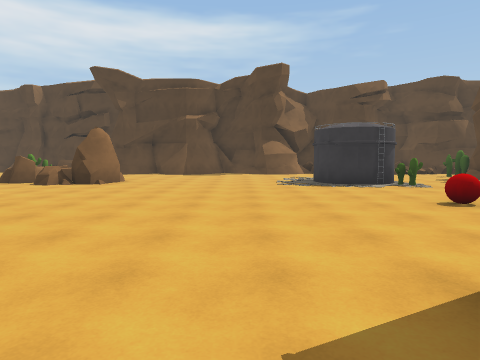
view 1 (above)

24 first-person views from a walk through a 3-D level made in the Unity game engine. The camera is 1.5 m above the floor, tilts 4° down and sees 75° across. The floor is counted in squares, 2 m on a side. Each view is taken from the middle of a square. On the plan, view 1 faces up. The plan holds only what a view shows up to about 10 squares ahead; the rest is blank. The place goes on beyond the plan. Some animated figures are left out.

view 2
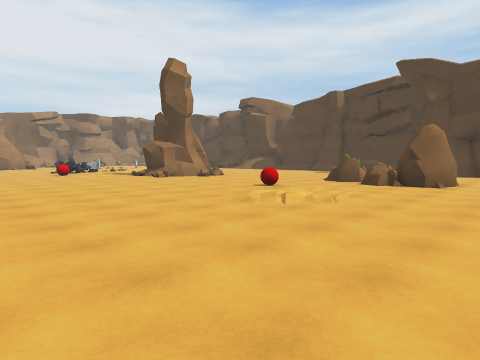

view 3
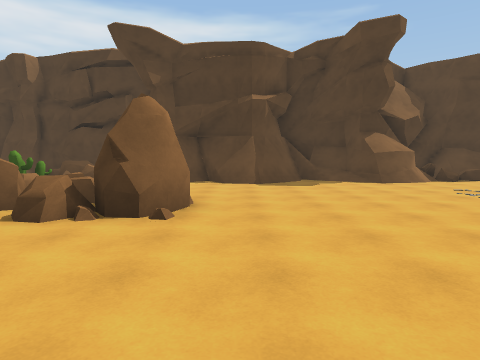

view 4
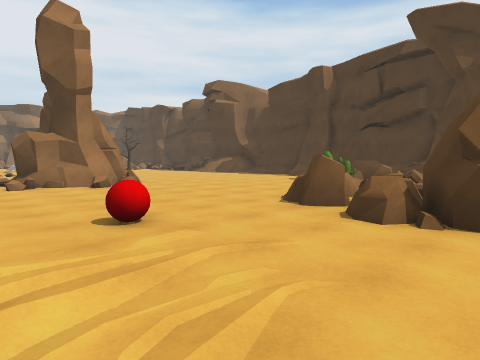

view 5
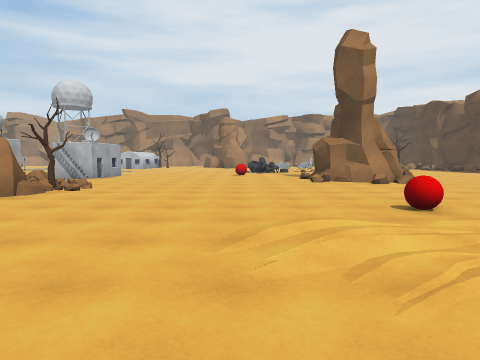

view 6
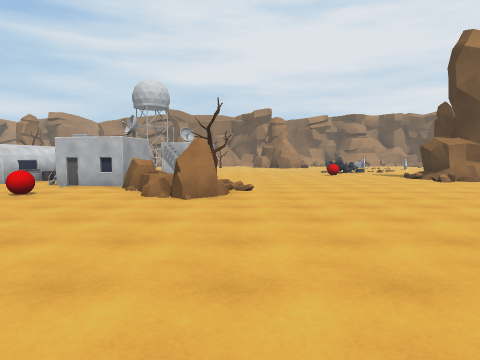

view 7
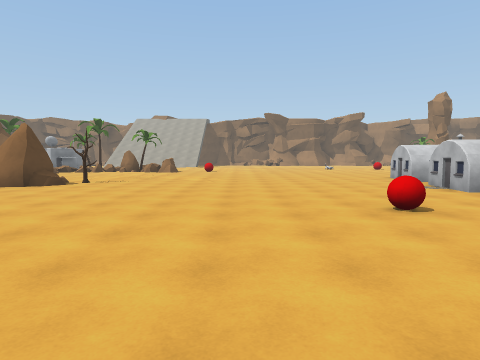

view 8
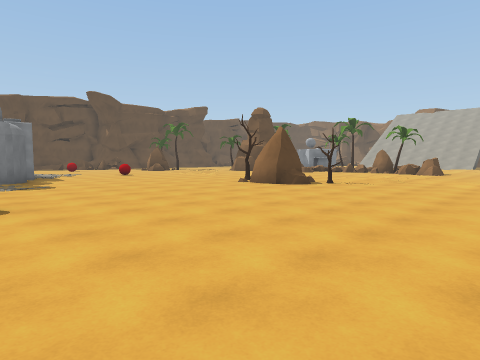

view 9
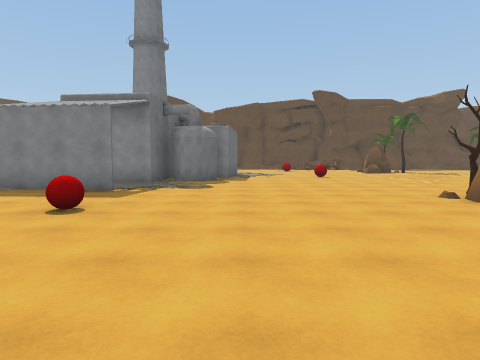

view 10
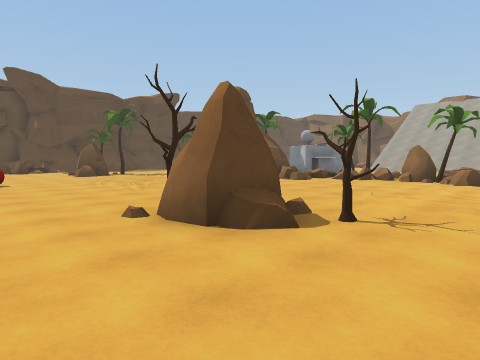

view 11
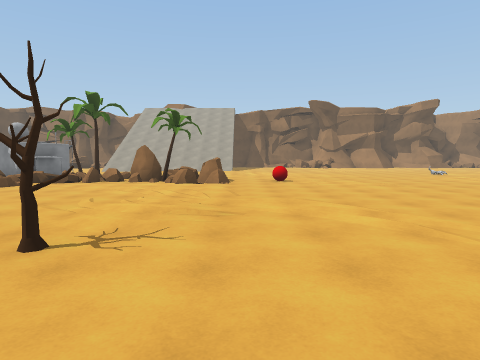

view 12
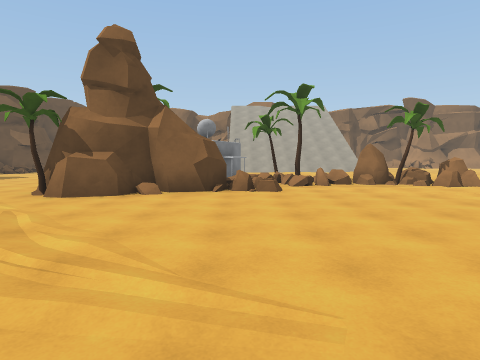

view 13
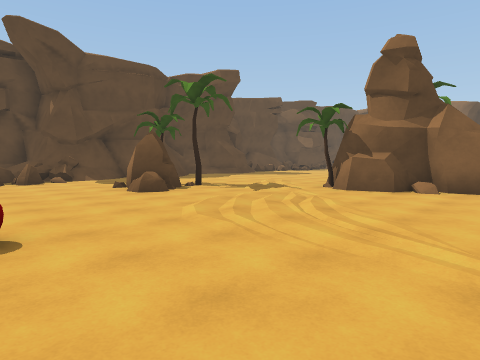

view 14
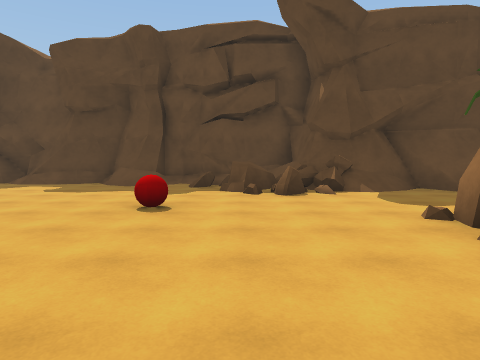

view 15
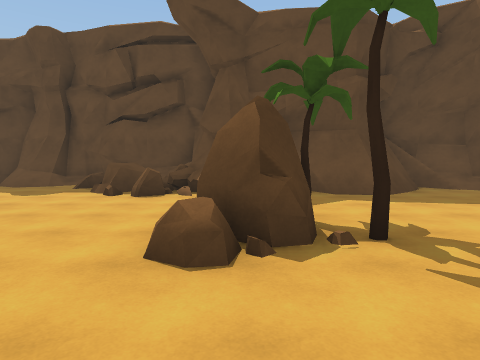

view 16
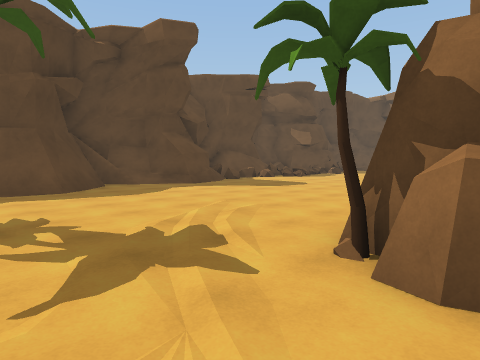

view 17
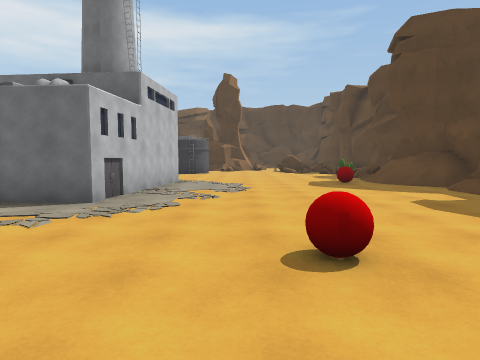

view 18
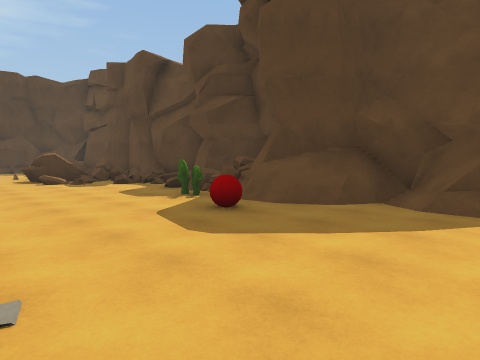

view 19
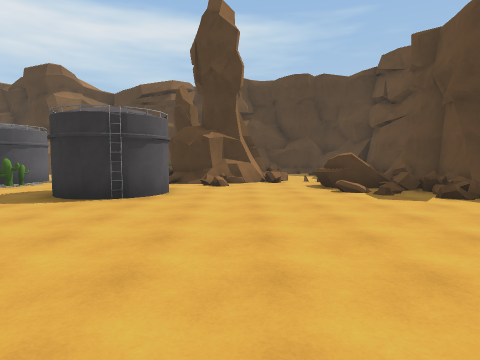

view 20
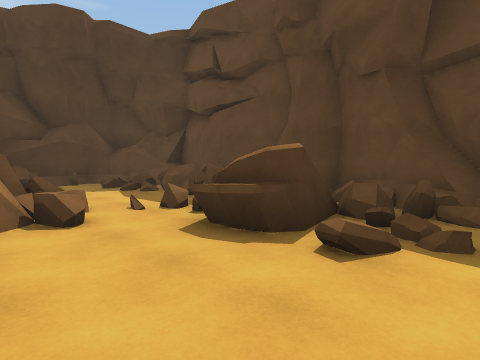

view 21
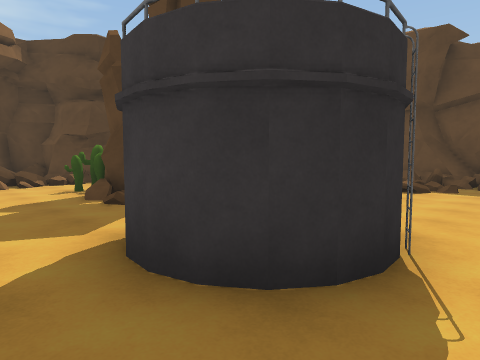

view 22
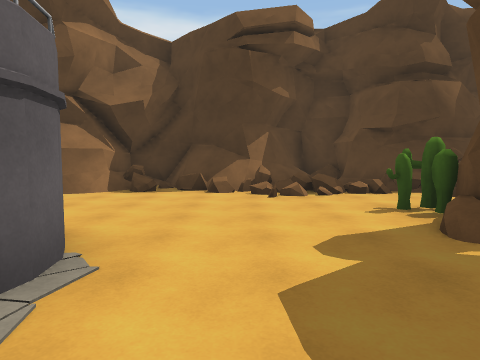

view 23
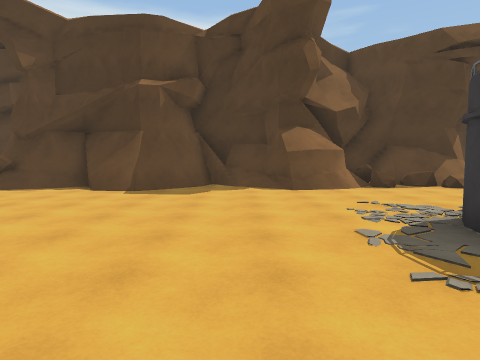

view 24
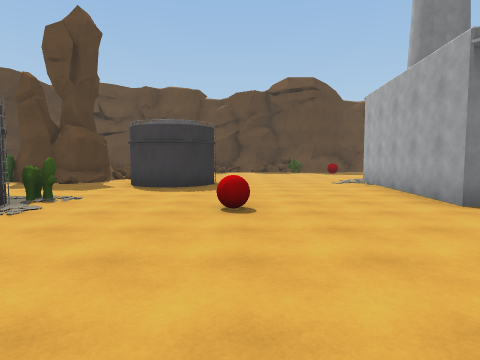

### Floor plan
Key: @ floor where view 1 was taken; # wall or solid block; x gap in a wall; . main floor; : floor 0.25 m higher than the main floor; + floor 0.5 m higher than the main floor; / step, stairs or slope; = window, fence, low wall or low ledge; ^ raised ledge; R rock; C cactus; B red ball; T tree; U building; O other object.
Columns run from 13 left of view 1 to 18 right of it. Each row starts with its distance up from view 1.
 17             ##  #######
 16       ###############.########
 15     =^##/###..##/=.==x### ..=##
 14      x=/...............=  ..#=^
 13      +==..............C   ..==#
 12   ...CC= ............C#  #..=##
 11 ......RR .......##...## ##..^##
 10 ......RR##.....###...####=.=###
  9 #/.....RRR..... ##C....#..// ##
  8 #/...................#....=#=##
  7 =....B...............##.....=##
  6 ......./.............##.....#=#
  5 ......./.........B...........##
  4 .............................=#
  3 .............................=##
  2 ............................C=##
  1 ..............#  ######...../#=
  0 ..:..........@#  #    #....B//#
 -1   TRR.......B.#..##   #....../#
 -2   RR..............#  ##......##
 -3 U#R...............#  #.......##
 -4 UU................  ##........#
 -5  U..B.............   ........##
 -6 ..................   .........#
 -7 UU.................O.....B..=##
 -8 U...........R..............=^/^
 -9  ..........RRT.............##/#
-10 U .........T...............=#^^
-11 U     .................RR../#
-12      ..................TT...#
-13     .......................##
-14     ...............#T......##
-15    .............R####....../##
-16   ..../....R....##   ......./#=
-17   ......O.RTR#==#    ......./#
-18             R=TO      .....###
-19                       .....

Positions as (right, up) in squares from view 1, and headings:
1: (0, 0), facing up
2: (-2, 0), facing up-left
3: (-3, 5), facing up
4: (-4, 5), facing up-left
5: (-3, 4), facing left
6: (-3, 0), facing left
7: (-7, 0), facing down
8: (-7, -1), facing down-right
9: (-6, -4), facing right
10: (-4, -6), facing down-right
11: (-4, -7), facing down
12: (3, -8), facing down
13: (3, -7), facing down-right
14: (7, -8), facing right
15: (7, -11), facing right
16: (6, -12), facing down-right
17: (11, -9), facing up
18: (11, -3), facing up-right
19: (11, 0), facing up
20: (11, 6), facing up-right
21: (6, 5), facing up-right
22: (6, 8), facing up
23: (0, 7), facing up
24: (-1, 5), facing right
